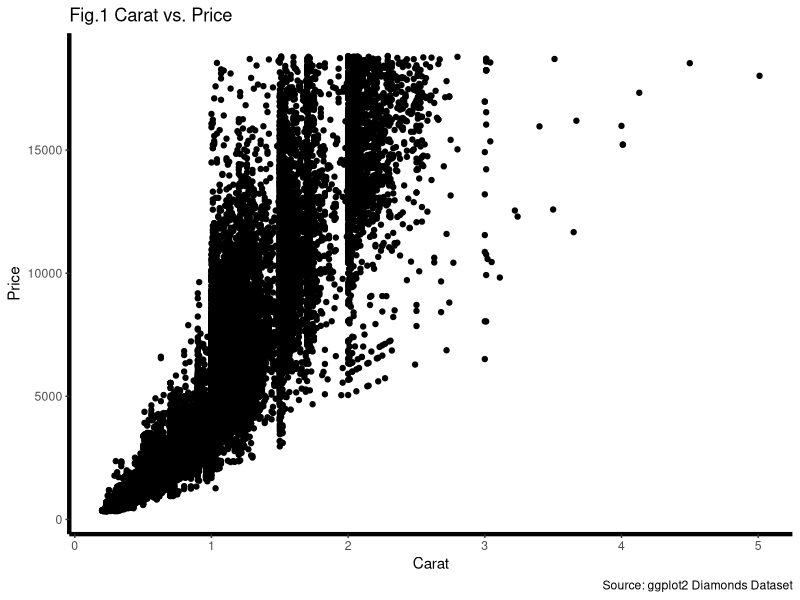
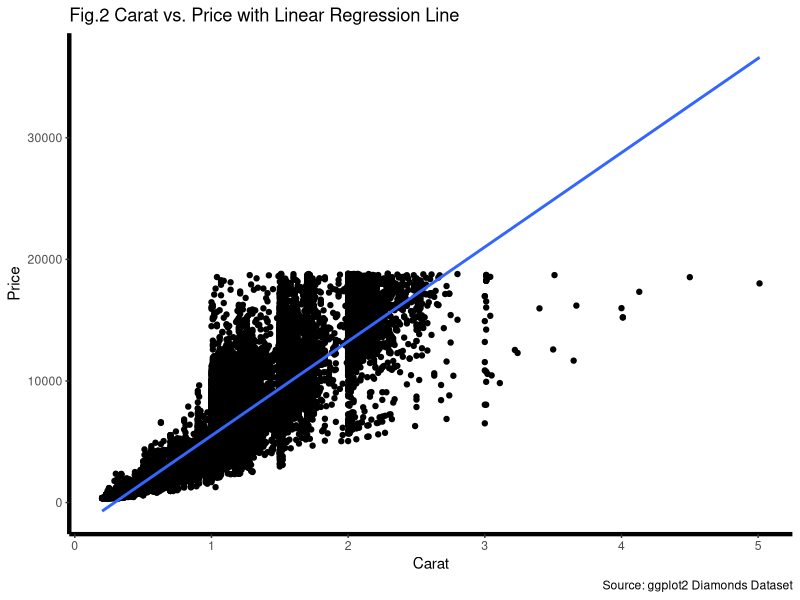
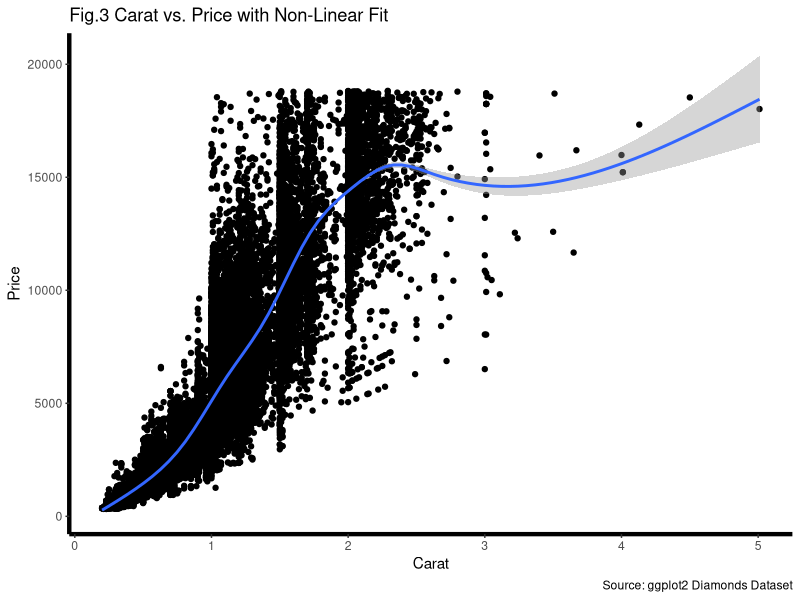
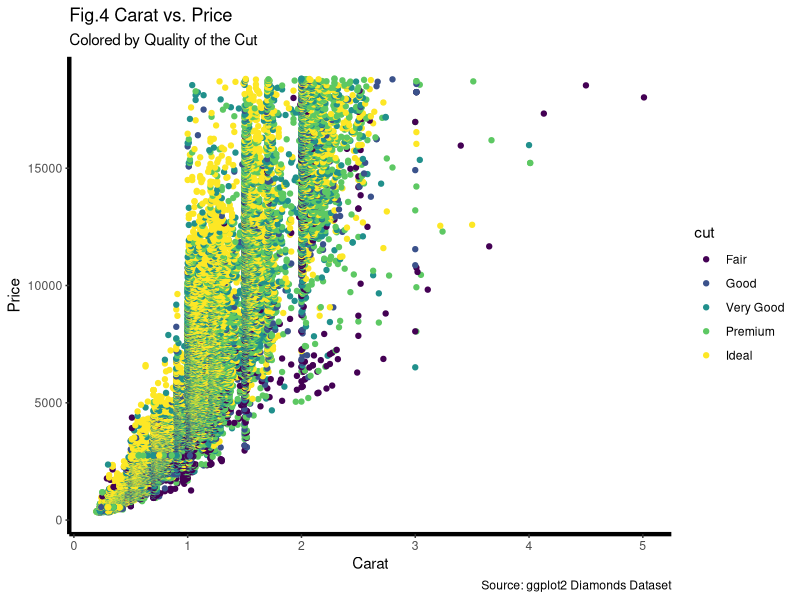
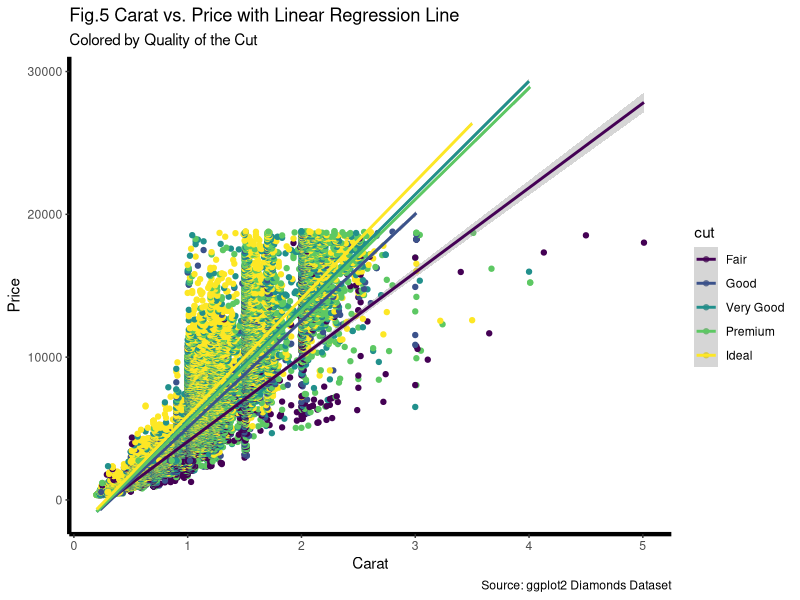
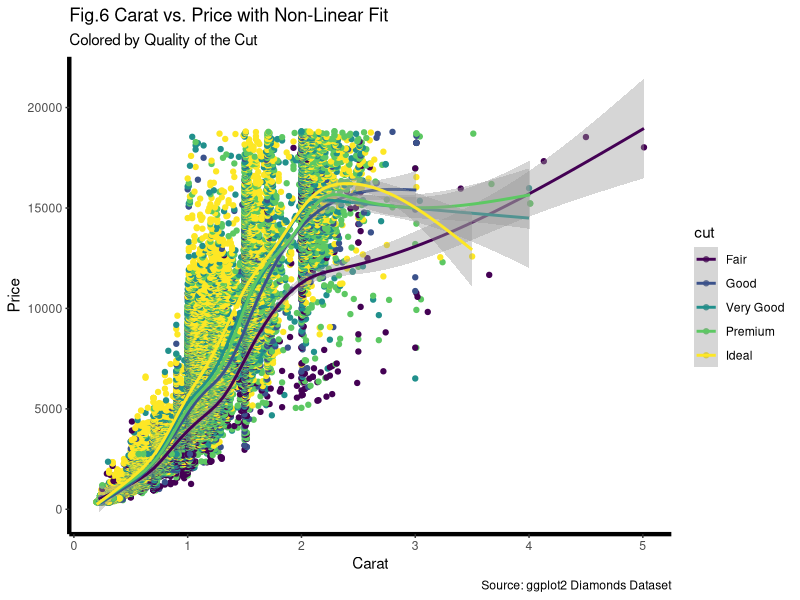
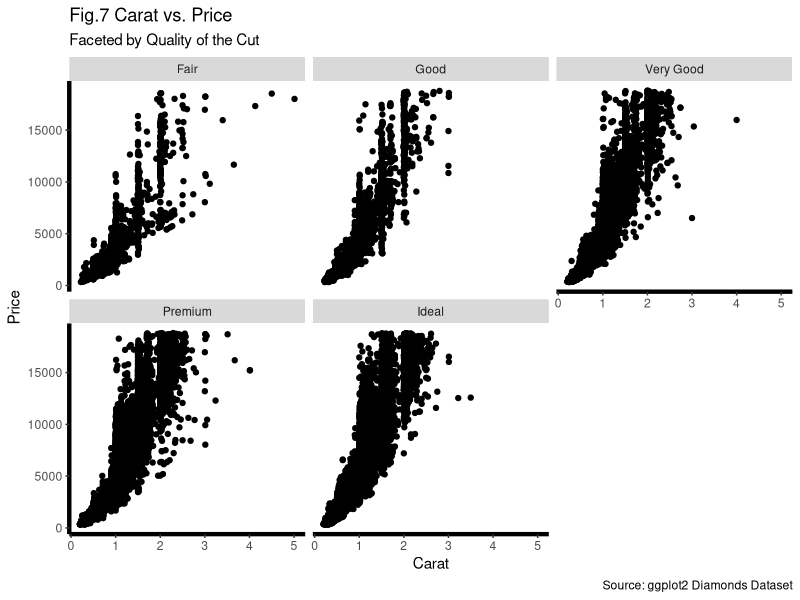
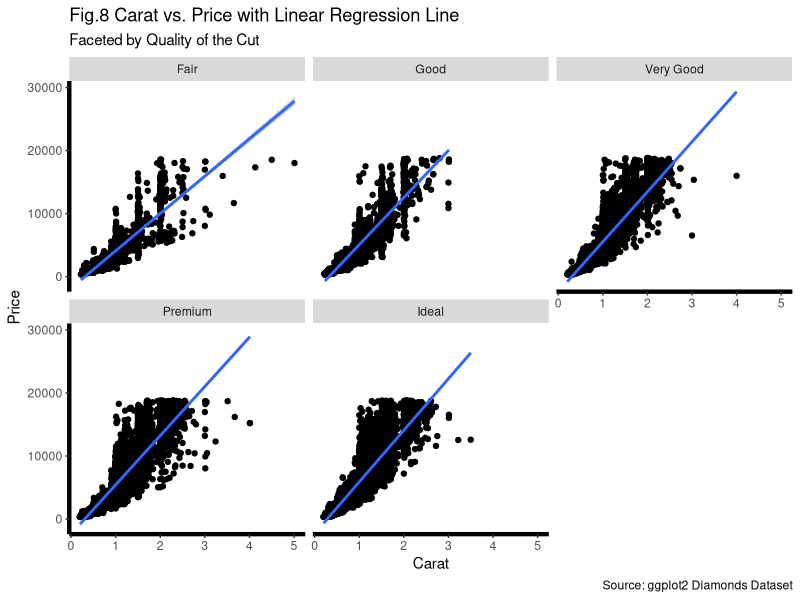

These figures' R source, in order:
# February 27th, 2025
# In-Class Exercise
# Derin Gezgin

# install.packages("ggplot2")
library(ggplot2)

# Make a scatterplot between carat (x-axis) and price (y-axis).
# Change theme of this plot.

plot.theme = theme(panel.background = element_rect(fill = 'white'),
                   panel.border = element_blank(),
                   axis.line.x = element_line(colour = "black",
                                              size = 1.5,
                                              lineend = "butt"),
                   axis.line.y = element_line(colour = "black",
                                              size=1.5))

carat.price.plot = ggplot(data = diamonds, aes(x = carat, y = price)) +
    geom_point() +
    xlab("Carat") +
    ylab("Price") +
    labs(title = "Fig.1 Carat vs. Price",
         caption = "Source: ggplot2 Diamonds Dataset") +
    plot.theme
carat.price.plot

# Add a regression line for method="lm" using geom_smooth()
regressed.carat.price = carat.price.plot +
    geom_smooth(method = "lm") +
    labs(title = "Fig.2 Carat vs. Price with Linear Regression Line",
         caption = "Source: ggplot2 Diamonds Dataset")
regressed.carat.price

# Add a non-linear fit using geom_smooth() with default method (we will talk about it.)
nonlinear.carat.price = carat.price.plot +
    geom_smooth() +
    labs(title = "Fig.3 Carat vs. Price with Non-Linear Fit",
         caption = "Source: ggplot2 Diamonds Dataset")
nonlinear.carat.price

# In the scatterplot (without any fitted lines), color the dots by type of cut
cut.carat.price = ggplot(data = diamonds, aes(x = carat, y = price, color=cut)) +
    geom_point() +
    xlab("Carat") +
    ylab("Price") +
    labs(title = "Fig.4 Carat vs. Price",
         subtitle = "Colored by Quality of the Cut",
         caption = "Source: ggplot2 Diamonds Dataset") +
    plot.theme
cut.carat.price

# Linear line
linear.cut.carat.price = cut.carat.price +
    geom_smooth(method = "lm") +
    labs(title = "Fig.5 Carat vs. Price with Linear Regression Line",
         subtitle = "Colored by Quality of the Cut",
         caption = "Source: ggplot2 Diamonds Dataset")
linear.cut.carat.price

# Non-Linear Line
nonlinear.cut.carat.price = cut.carat.price +
    geom_smooth() +
    labs(title = "Fig.6 Carat vs. Price with Non-Linear Fit",
         subtitle = "Colored by Quality of the Cut",
         caption = "Source: ggplot2 Diamonds Dataset")
nonlinear.cut.carat.price

# Make plot in d using facets for type of cut instead of color.

carat.price.plot.facet = carat.price.plot +
    facet_wrap(~cut) +
    labs(title = "Fig.7 Carat vs. Price",
         subtitle = "Faceted by Quality of the Cut",
         caption = "Source: ggplot2 Diamonds Dataset")
carat.price.plot.facet

#  Add smoothed fit to the facets (lm and default) in f.

linear.cut.carat.price = carat.price.plot.facet +
    geom_smooth(method = "lm") +
    labs(title = "Fig.8 Carat vs. Price with Linear Regression Line",
         subtitle = "Faceted by Quality of the Cut",
         caption = "Source: ggplot2 Diamonds Dataset")
linear.cut.carat.price

nonlinear.cut.carat.price = carat.price.plot.facet +
    geom_smooth() +
    labs(title = "Fig.9 Carat vs. Price with Non-Linear Fit",
         subtitle = "Faceted by Quality of the Cut",
         caption = "Source: ggplot2 Diamonds Dataset")
nonlinear.cut.carat.price


